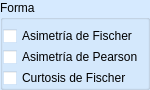
             <widget class="QGroupBox" name="grupoDeOpcionesDeMedidasDeFormaEstadisticosDescriptivosBasicos_2">
              <property name="geometry">
               <rect>
                <x>150</x>
                <y>150</y>
                <width>150</width>
                <height>90</height>
               </rect>
              </property>
              <property name="palette">
               <palette>
                <active>
                 <colorrole role="WindowText">
                  <brush brushstyle="SolidPattern">
                   <color alpha="255">
                    <red>0</red>
                    <green>0</green>
                    <blue>0</blue>
                   </color>
                  </brush>
                 </colorrole>
                 <colorrole role="Button">
                  <brush brushstyle="SolidPattern">
                   <color alpha="33">
                    <red>84</red>
                    <green>171</green>
                    <blue>255</blue>
                   </color>
                  </brush>
                 </colorrole>
                 <colorrole role="Light">
                  <brush brushstyle="SolidPattern">
                   <color alpha="33">
                    <red>212</red>
                    <green>234</green>
                    <blue>255</blue>
                   </color>
                  </brush>
                 </colorrole>
                 <colorrole role="Midlight">
                  <brush brushstyle="SolidPattern">
                   <color alpha="33">
                    <red>148</red>
                    <green>202</green>
                    <blue>255</blue>
                   </color>
                  </brush>
                 </colorrole>
                 <colorrole role="Dark">
                  <brush brushstyle="SolidPattern">
                   <color alpha="33">
                    <red>42</red>
                    <green>85</green>
                    <blue>127</blue>
                   </color>
                  </brush>
                 </colorrole>
                 <colorrole role="Mid">
                  <brush brushstyle="SolidPattern">
                   <color alpha="33">
                    <red>56</red>
                    <green>114</green>
                    <blue>170</blue>
                   </color>
                  </brush>
                 </colorrole>
                 <colorrole role="Text">
                  <brush brushstyle="SolidPattern">
                   <color alpha="255">
                    <red>0</red>
                    <green>0</green>
                    <blue>0</blue>
                   </color>
                  </brush>
                 </colorrole>
                 <colorrole role="BrightText">
                  <brush brushstyle="SolidPattern">
                   <color alpha="255">
                    <red>255</red>
                    <green>255</green>
                    <blue>255</blue>
                   </color>
                  </brush>
                 </colorrole>
                 <colorrole role="ButtonText">
                  <brush brushstyle="SolidPattern">
                   <color alpha="255">
                    <red>0</red>
                    <green>0</green>
                    <blue>0</blue>
                   </color>
                  </brush>
                 </colorrole>
                 <colorrole role="Base">
                  <brush brushstyle="SolidPattern">
                   <color alpha="255">
                    <red>255</red>
                    <green>255</green>
                    <blue>255</blue>
                   </color>
                  </brush>
                 </colorrole>
                 <colorrole role="Window">
                  <brush brushstyle="SolidPattern">
                   <color alpha="33">
                    <red>84</red>
                    <green>171</green>
                    <blue>255</blue>
                   </color>
                  </brush>
                 </colorrole>
                 <colorrole role="Shadow">
                  <brush brushstyle="SolidPattern">
                   <color alpha="255">
                    <red>0</red>
                    <green>0</green>
                    <blue>0</blue>
                   </color>
                  </brush>
                 </colorrole>
                 <colorrole role="AlternateBase">
                  <brush brushstyle="SolidPattern">
                   <color alpha="144">
                    <red>169</red>
                    <green>213</green>
                    <blue>255</blue>
                   </color>
                  </brush>
                 </colorrole>
                 <colorrole role="ToolTipBase">
                  <brush brushstyle="SolidPattern">
                   <color alpha="255">
                    <red>255</red>
                    <green>255</green>
                    <blue>220</blue>
                   </color>
                  </brush>
                 </colorrole>
                 <colorrole role="ToolTipText">
                  <brush brushstyle="SolidPattern">
                   <color alpha="255">
                    <red>0</red>
                    <green>0</green>
                    <blue>0</blue>
                   </color>
                  </brush>
                 </colorrole>
                </active>
                <inactive>
                 <colorrole role="WindowText">
                  <brush brushstyle="SolidPattern">
                   <color alpha="255">
                    <red>0</red>
                    <green>0</green>
                    <blue>0</blue>
                   </color>
                  </brush>
                 </colorrole>
                 <colorrole role="Button">
                  <brush brushstyle="SolidPattern">
                   <color alpha="33">
                    <red>84</red>
                    <green>171</green>
                    <blue>255</blue>
                   </color>
                  </brush>
                 </colorrole>
                 <colorrole role="Light">
                  <brush brushstyle="SolidPattern">
                   <color alpha="33">
                    <red>212</red>
                    <green>234</green>
                    <blue>255</blue>
                   </color>
                  </brush>
                 </colorrole>
                 <colorrole role="Midlight">
                  <brush brushstyle="SolidPattern">
                   <color alpha="33">
                    <red>148</red>
                    <green>202</green>
                    <blue>255</blue>
                   </color>
                  </brush>
                 </colorrole>
                 <colorrole role="Dark">
                  <brush brushstyle="SolidPattern">
                   <color alpha="33">
                    <red>42</red>
                    <green>85</green>
                    <blue>127</blue>
                   </color>
                  </brush>
                 </colorrole>
                 <colorrole role="Mid">
                  <brush brushstyle="SolidPattern">
                   <color alpha="33">
                    <red>56</red>
                    <green>114</green>
                    <blue>170</blue>
                   </color>
                  </brush>
                 </colorrole>
                 <colorrole role="Text">
                  <brush brushstyle="SolidPattern">
                   <color alpha="255">
                    <red>0</red>
                    <green>0</green>
                    <blue>0</blue>
                   </color>
                  </brush>
                 </colorrole>
                 <colorrole role="BrightText">
                  <brush brushstyle="SolidPattern">
                   <color alpha="255">
                    <red>255</red>
                    <green>255</green>
                    <blue>255</blue>
                   </color>
                  </brush>
                 </colorrole>
                 <colorrole role="ButtonText">
                  <brush brushstyle="SolidPattern">
                   <color alpha="255">
                    <red>0</red>
                    <green>0</green>
                    <blue>0</blue>
                   </color>
                  </brush>
                 </colorrole>
                 <colorrole role="Base">
                  <brush brushstyle="SolidPattern">
                   <color alpha="255">
                    <red>255</red>
                    <green>255</green>
                    <blue>255</blue>
                   </color>
                  </brush>
                 </colorrole>
                 <colorrole role="Window">
                  <brush brushstyle="SolidPattern">
                   <color alpha="33">
                    <red>84</red>
                    <green>171</green>
                    <blue>255</blue>
                   </color>
                  </brush>
                 </colorrole>
                 <colorrole role="Shadow">
                  <brush brushstyle="SolidPattern">
                   <color alpha="255">
                    <red>0</red>
                    <green>0</green>
                    <blue>0</blue>
                   </color>
                  </brush>
                 </colorrole>
                 <colorrole role="AlternateBase">
                  <brush brushstyle="SolidPattern">
                   <color alpha="144">
                    <red>169</red>
                    <green>213</green>
                    <blue>255</blue>
                   </color>
                  </brush>
                 </colorrole>
                 <colorrole role="ToolTipBase">
                  <brush brushstyle="SolidPattern">
                   <color alpha="255">
                    <red>255</red>
                    <green>255</green>
                    <blue>220</blue>
                   </color>
                  </brush>
                 </colorrole>
                 <colorrole role="ToolTipText">
                  <brush brushstyle="SolidPattern">
                   <color alpha="255">
                    <red>0</red>
                    <green>0</green>
                    <blue>0</blue>
                   </color>
                  </brush>
                 </colorrole>
                </inactive>
                <disabled>
                 <colorrole role="WindowText">
                  <brush brushstyle="SolidPattern">
                   <color alpha="33">
                    <red>42</red>
                    <green>85</green>
                    <blue>127</blue>
                   </color>
                  </brush>
                 </colorrole>
                 <colorrole role="Button">
                  <brush brushstyle="SolidPattern">
                   <color alpha="33">
                    <red>84</red>
                    <green>171</green>
                    <blue>255</blue>
                   </color>
                  </brush>
                 </colorrole>
                 <colorrole role="Light">
                  <brush brushstyle="SolidPattern">
                   <color alpha="33">
                    <red>212</red>
                    <green>234</green>
                    <blue>255</blue>
                   </color>
                  </brush>
                 </colorrole>
                 <colorrole role="Midlight">
                  <brush brushstyle="SolidPattern">
                   <color alpha="33">
                    <red>148</red>
                    <green>202</green>
                    <blue>255</blue>
                   </color>
                  </brush>
                 </colorrole>
                 <colorrole role="Dark">
                  <brush brushstyle="SolidPattern">
                   <color alpha="33">
                    <red>42</red>
                    <green>85</green>
                    <blue>127</blue>
                   </color>
                  </brush>
                 </colorrole>
                 <colorrole role="Mid">
                  <brush brushstyle="SolidPattern">
                   <color alpha="33">
                    <red>56</red>
                    <green>114</green>
                    <blue>170</blue>
                   </color>
                  </brush>
                 </colorrole>
                 <colorrole role="Text">
                  <brush brushstyle="SolidPattern">
                   <color alpha="33">
                    <red>42</red>
                    <green>85</green>
                    <blue>127</blue>
                   </color>
                  </brush>
                 </colorrole>
                 <colorrole role="BrightText">
                  <brush brushstyle="SolidPattern">
                   <color alpha="255">
                    <red>255</red>
                    <green>255</green>
                    <blue>255</blue>
                   </color>
                  </brush>
                 </colorrole>
                 <colorrole role="ButtonText">
                  <brush brushstyle="SolidPattern">
                   <color alpha="33">
                    <red>42</red>
                    <green>85</green>
                    <blue>127</blue>
                   </color>
                  </brush>
                 </colorrole>
                 <colorrole role="Base">
                  <brush brushstyle="SolidPattern">
                   <color alpha="33">
                    <red>84</red>
                    <green>171</green>
                    <blue>255</blue>
                   </color>
                  </brush>
                 </colorrole>
                 <colorrole role="Window">
                  <brush brushstyle="SolidPattern">
                   <color alpha="33">
                    <red>84</red>
                    <green>171</green>
                    <blue>255</blue>
                   </color>
                  </brush>
                 </colorrole>
                 <colorrole role="Shadow">
                  <brush brushstyle="SolidPattern">
                   <color alpha="255">
                    <red>0</red>
                    <green>0</green>
                    <blue>0</blue>
                   </color>
                  </brush>
                 </colorrole>
                 <colorrole role="AlternateBase">
                  <brush brushstyle="SolidPattern">
                   <color alpha="33">
                    <red>84</red>
                    <green>171</green>
                    <blue>255</blue>
                   </color>
                  </brush>
                 </colorrole>
                 <colorrole role="ToolTipBase">
                  <brush brushstyle="SolidPattern">
                   <color alpha="255">
                    <red>255</red>
                    <green>255</green>
                    <blue>220</blue>
                   </color>
                  </brush>
                 </colorrole>
                 <colorrole role="ToolTipText">
                  <brush brushstyle="SolidPattern">
                   <color alpha="255">
                    <red>0</red>
                    <green>0</green>
                    <blue>0</blue>
                   </color>
                  </brush>
                 </colorrole>
                </disabled>
               </palette>
              </property>
              <property name="autoFillBackground">
               <bool>true</bool>
              </property>
              <property name="title">
               <string>Forma</string>
              </property>
              <widget class="QCheckBox" name="coeficienteDeAsimetriaDeFischerEstadisticosDescriptivosUnivariados">
               <property name="geometry">
                <rect>
                 <x>3</x>
                 <y>24</y>
                 <width>144</width>
                 <height>24</height>
                </rect>
               </property>
               <property name="text">
                <string>Asimetría de Fischer</string>
               </property>
              </widget>
              <widget class="QCheckBox" name="coeficienteDeAsimetriaDePearsonEstadisticosDescriptivosUnivariados">
               <property name="geometry">
                <rect>
                 <x>3</x>
                 <y>45</y>
                 <width>144</width>
                 <height>24</height>
                </rect>
               </property>
               <property name="text">
                <string>Asimetría de Pearson</string>
               </property>
              </widget>
              <widget class="QCheckBox" name="coeficienteDeCurtosisDeFischerEstadisticosDescriptivosUnivariados">
               <property name="geometry">
                <rect>
                 <x>3</x>
                 <y>66</y>
                 <width>144</width>
                 <height>24</height>
                </rect>
               </property>
               <property name="text">
                <string>Curtosis de Fischer</string>
               </property>
              </widget>
             </widget>
